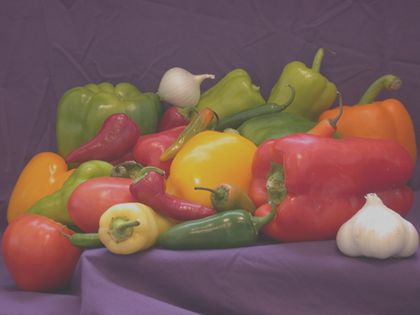
%> input picture UB1/01/peppers2.png, 420 x 315 px, shrunk from 512 x 384 before the run
$ octave exercise_02.m   (GNU Octave 9; MATLAB toolbox functions it lacks are replaced by stand-ins)
%> lines starting %> are read from the running program, lines starting %| are printed output that depends on the picture
### UB1/01/my_loadImage.m
function [ img ] = my_loadImage( filename )
%> called with filename = 'peppers2.png'
%MY_LOADIMAGE Loads an image with the given file.
%The image data type needs to be converted to double.
% The range needs to be converted from [0-255] to [0.0-1.0]

img = double(imread(filename))/255;
% img is a 3-dimensional MxNx3 matrix, the elements in img(:,:,1) are
% interpreted as red intensities, in img(:,:,2) as green intensities, and in
% img(:,:,3) as blue intensities

end

### UB1/01/my_gammaCorrection.m
function [ imgGC ] = my_gammaCorrection( img )
%MY_GAMMACORRECTION calculate a gamma corrected version of the image
GW = 2.2;
imgGC = ((img).^(1/GW));

end

### UB1/01/my_RGB2Gray.m
function [ imgGray ] = my_RGB2Gray( img )
%MY_RGBTOGRAY converts the RGB image to a grayscale image.
% before the conversion a gamma correction is performed.

%imgGray = rgb2gray(img);

imgGC = my_gammaCorrection(img);
%> in my_gammaCorrection, `imgGC = ((img).^(1/GW));`:
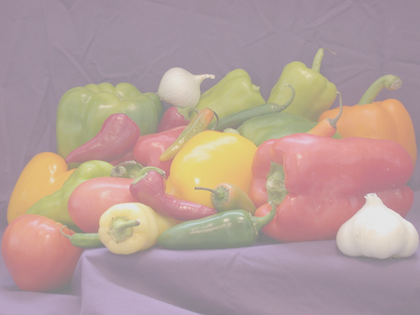
%> imgGC: size 315x420x3 double; mean R, G, B 0.711, 0.618, 0.603
imgGray = zeros(size(img));

% von Wikipedia
gray = 0.2126 .* imgGC(:,:,1) + 0.7152.*imgGC(:,:,2) + 0.0722.*imgGC(:,:,3);
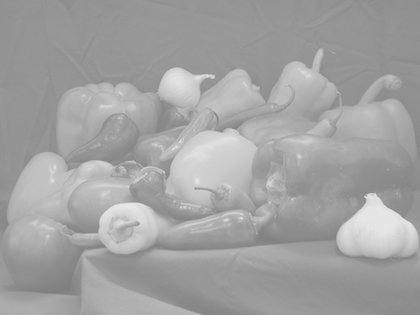
%> gray: size 315x420 double; min 0.499, max 0.908, mean 0.637
for i=1:3
    imgGray(:,:,i) = gray;
end

end

### UB1/01/my_hist.m
function [ hist ] = my_hist( imgGray )
%MY_HISTOGRAM calcuates the histogram of the image.
%Remember your image contains double values between [0-1].
%You might want to convert it back to uint8 values between [0-255].

imgGray = uint8(imgGray*255);
[f,c]=size(imgGray);

for i=1:256
    h(i) = 0;
end

for i=1:f
       for j=1:c
           k = imgGray(i,j);
           h(k+1) = h(k+1)+1;
       end
end

hist = h;

end

### UB1/01/my_maxContrast.m
function [ imgGrayMaxHist, maxHist ] = my_maxContrast( imgGray )
%MY_HISTOGRAMMAX Maximizes the image contrast.

[x,y,z] = size(imgGray);

%Quelle: http://sabia.tic.udc.es/gc/Contenidos%20adicionales/trabajos/Imagenyvideo/Procesado%20Digital%20de%20la%20Imagen/pagina_superior5.htm
% alle Werte in einer Funktion f(x)
imgGray = reshape(imgGray, x*y*z, 1, 1);

% f(x)min
black = min(imgGray);
% f(x)max
white = max(imgGray);

% f(x) - f(x)min
imgGray = imgGray - black;
% max - min
white = white - black;

% f(x) - f(x)min/(max-min)
% imgGray = imgGray ./ white;
imgGray = imgGray ./ white;
imgGray = imgGray + min(imgGray);

imgGray = reshape(imgGray, x, y, z);

imgGrayMaxHist = imgGray;
maxHist = my_hist(imgGray);

end

### UB1/01/my_accumulatedHist.m
function [ aHist ] = my_accumulatedHist( imgGray )
%MY_ACCUMULATEDHIST Calculate the NORMALIZED accumulated histogram

aHist = zeros(256, 1);
sHist = my_hist(imgGray);

accumulate= 0;
for i = 0:255
    accumulate = accumulate + sHist(i+1);
    aHist(i+1) = accumulate;
end

aHist = double(aHist);
aHist = aHist .* (1 / max(aHist));

end

### UB1/01/my_histEqualization.m
function [ imgHE ] = my_histEqualization( imgGray, aHist )
%MY_HISTEQUALIZATION Changes the contrast by using
%histogram equlization. The function gets the original gray image and
%its normalized accumulated histogram.
[a,b,c] = size(imgGray);
imgHE = zeros(a,b,c);

imgGray = uint8(imgGray*255);

for y = 1:a
    for x = 1:b
        intensity = aHist(imgGray(y,x,1)+1);
        imgHE(y,x,:) = [intensity intensity intensity];
    end
end

end

### UB1/01/my_plotHist.m
function my_plotHist( hist )
%MY_PLOTHIST Plots the histogram.
%
figure;
plot(0:255, hist);


end

### UB1/01/my_showImage.m
function  my_showImage( img )
%MY_SHOWIMGE Presents the image to the user.
imagesc(img)

end

### UB1/01/exercise_02.m
%% exercise 02 for the image processing 1 class

clear;
close all;

%% exercise 2a
close all;
clc

imgFilename = 'peppers2.png'


%loading the image
img = my_loadImage(imgFilename);

%converting the image to grayscale
imgGray = my_RGB2Gray(img);
my_showImage(imgGray);

%calculating the histogram of the image
hist = my_hist(imgGray);
%> after the loop in my_hist, `for i=1:f`: h = 256 values, max 27111 at index 150, min 0 at index 1, mean 1550.4
%> in my_hist, `hist = h;`: hist has the same summary as h
%> hist has the same summary as h in my_hist
%plotting the histogram
my_plotHist(hist);
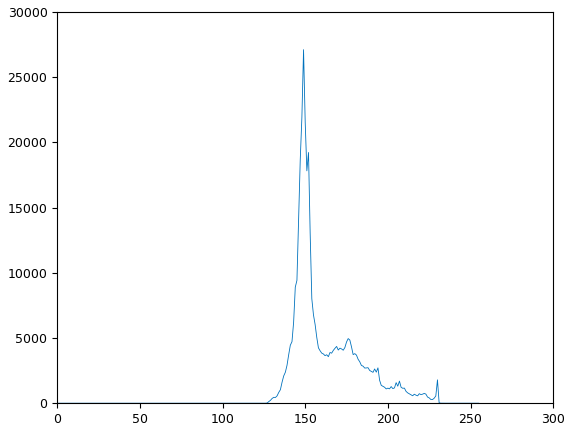
%> figure redrawn from the program's plot data; curve peaks at x = 149, y = 27111

%solution
exercise_2a(imgFilename);
%> (this line was passed over: exercise_2a is not available in this run)

%% exercise 2b
close all;
clc

[maxImg, maxHist] = my_maxContrast(imgGray);
%> in my_maxContrast, `black = min(imgGray);`: black = 0.499
%> in my_maxContrast, `white = max(imgGray);`: white = 0.908
%> in my_maxContrast, `white = white - black;`: white = 0.409
%> in my_maxContrast, `imgGray = reshape(imgGray, x, y, z);`:
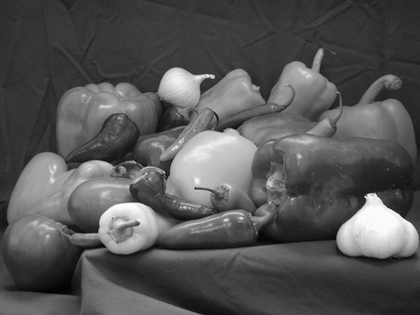
%> imgGray: size 315x420x3 double; min 0, max 1, mean 0.336
%> in my_maxContrast, `maxHist = my_hist(imgGray);`: maxHist = 256 values, max 13203 at index 54, min 0 at index 256, mean 1550.4

my_showImage(maxImg);
my_plotHist(maxHist);
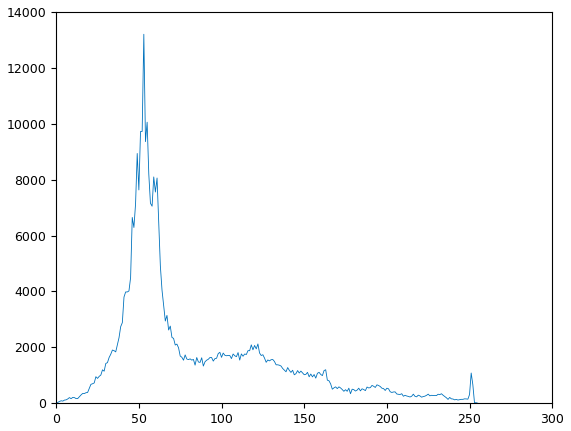
%> figure redrawn from the program's plot data; curve peaks at x = 53, y = 13203
imgGray2 = rgb2gray(imgGray);
%solution
exercise_2b(imgGray2);
%> (this line was passed over: exercise_2b is not available in this run)


%% exercise 2c
close all;
clc

%calculates the normalized accumulated histogram
aHist = my_accumulatedHist(imgGray);
%> in my_accumulatedHist, `sHist = my_hist(imgGray);`: sHist has the same summary as h in my_hist
%> after the loop in my_accumulatedHist, `for i = 0:255`: aHist = 256 values from 0 to 396900; accumulate = 396900
%> in my_accumulatedHist, `aHist = aHist .* (1 / max(aHist));`: aHist = 256 values from 0 to 1
%> aHist = 256 values from 0 to 1
my_plotHist(aHist);
%> figure, not shown here; curve peaks at x = 232, y = 1


imgHE = my_histEqualization(imgGray, aHist);
%> after the loop in my_histEqualization, `for y = 1:a`:
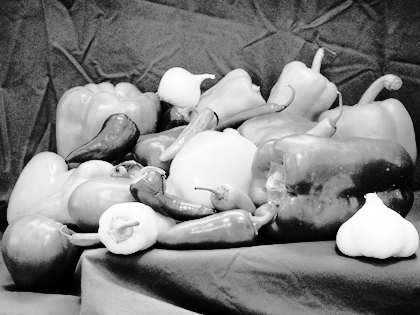
%> imgHE: size 315x420x3 double; min 3.78e-05, max 1, mean 0.513
histHE = my_hist(imgHE);
%> histHE = 256 values, max 27111 at index 86, min 0 at index 7, mean 1550.4
aHistHE = my_accumulatedHist(imgHE);
%> the loop in my_accumulatedHist (call 2), `for i = 0:255` made 256 passes
%> accumulate on passes 1 to 3: 729, 2181, 3009
%> aHistHE = 256 values from 0.00184 to 1

my_showImage(imgHE);
my_plotHist(histHE);
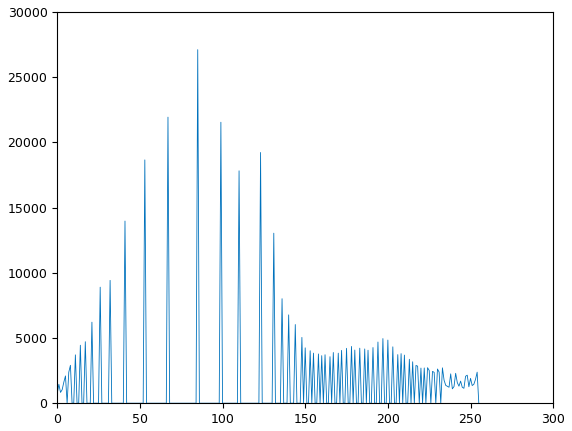
%> figure redrawn from the program's plot data; curve peaks at x = 85, y = 27111
my_plotHist(aHistHE);
%> figure, not shown here; curve peaks at x = 254, y = 1

%solution
exercise_2c(imgGray);
%> (this line was passed over: exercise_2c is not available in this run)
